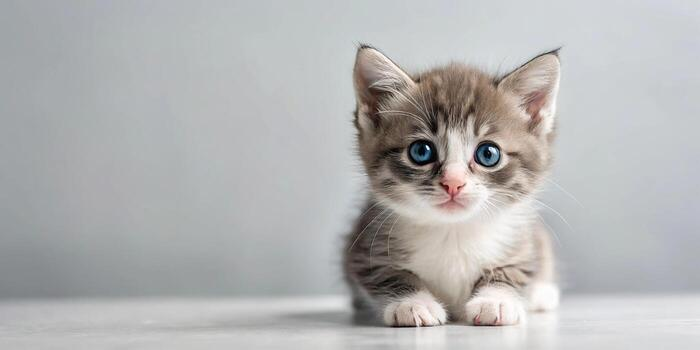
#> input picture 1_OpenCV/4_histograms/cat.jpg, 700 x 350 px
$ python 07_histogram_mask.py
#> lines starting #> are read from the running program, lines starting #| are printed output that depends on the picture; after the words box and inside, x2 and y2 are one past the last pixel; in counts of white or black regions, pixels touching at a corner belong together
import cv2
import matplotlib.pyplot as plt
import numpy as np

# Read image
img = cv2.imread("cat.jpg")
#> img is the input picture: shape (350, 700, 3); mean B, G, R 179.9, 179.9, 180

# Convert to grayscale
gray = cv2.cvtColor(img, cv2.COLOR_BGR2GRAY)

# Create a black mask
mask = np.zeros(gray.shape, np.uint8)

# Create a white rectangle in the center
cv2.rectangle(
    mask,
    (100, 100),
    (400, 400),
    255,
    -1
)
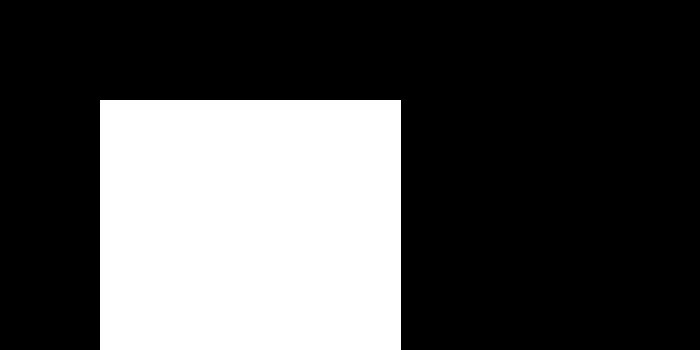
#> mask: shape (350, 700); 30.7% white; 1 white region, box (x1, y1, x2, y2) and area: (100, 100, 401, 350) 75250

# Calculate histogram only inside the mask
hist = cv2.calcHist(
    [gray],
    [0],
    mask,
    [256],
    [0, 256]
)
#> hist = 256 values, max 2772 at index 186, min 0 at index 0, mean 293.9

# Display original image and mask
cv2.imshow("Original", gray)
cv2.imshow("Mask", mask)

# Display histogram
plt.plot(hist)
plt.title("Histogram of Selected Region")
plt.xlabel("Pixel Intensity")
plt.ylabel("Number of Pixels")
plt.show()
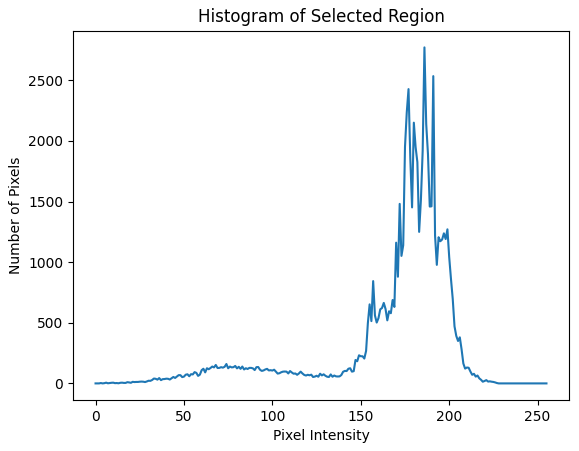
#> figure drawn by matplotlib, 1 panel; curve peaks at x = 186, y = 2772

cv2.waitKey(0)
cv2.destroyAllWindows()
